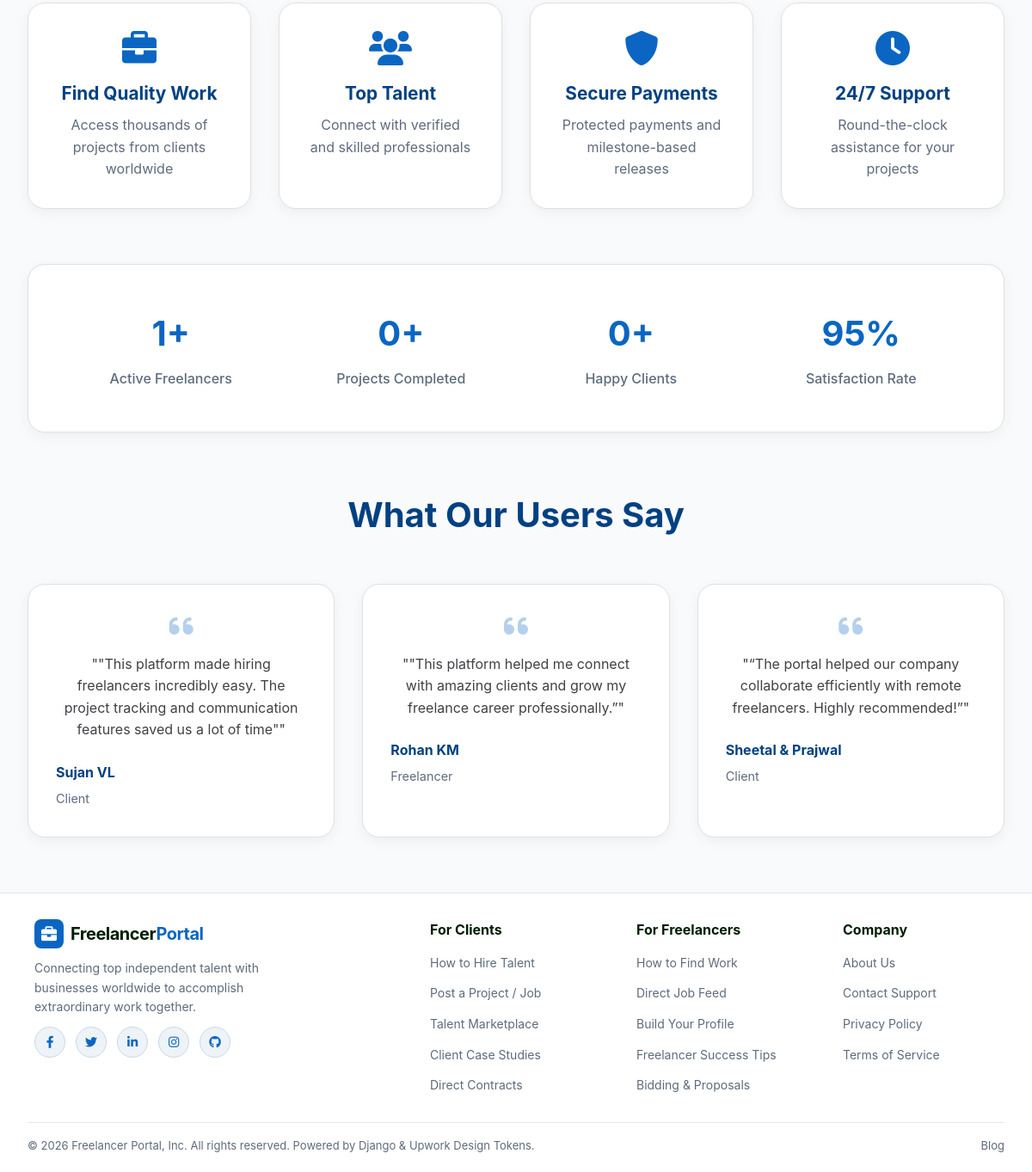
Before: / (lower part) with the older database file.
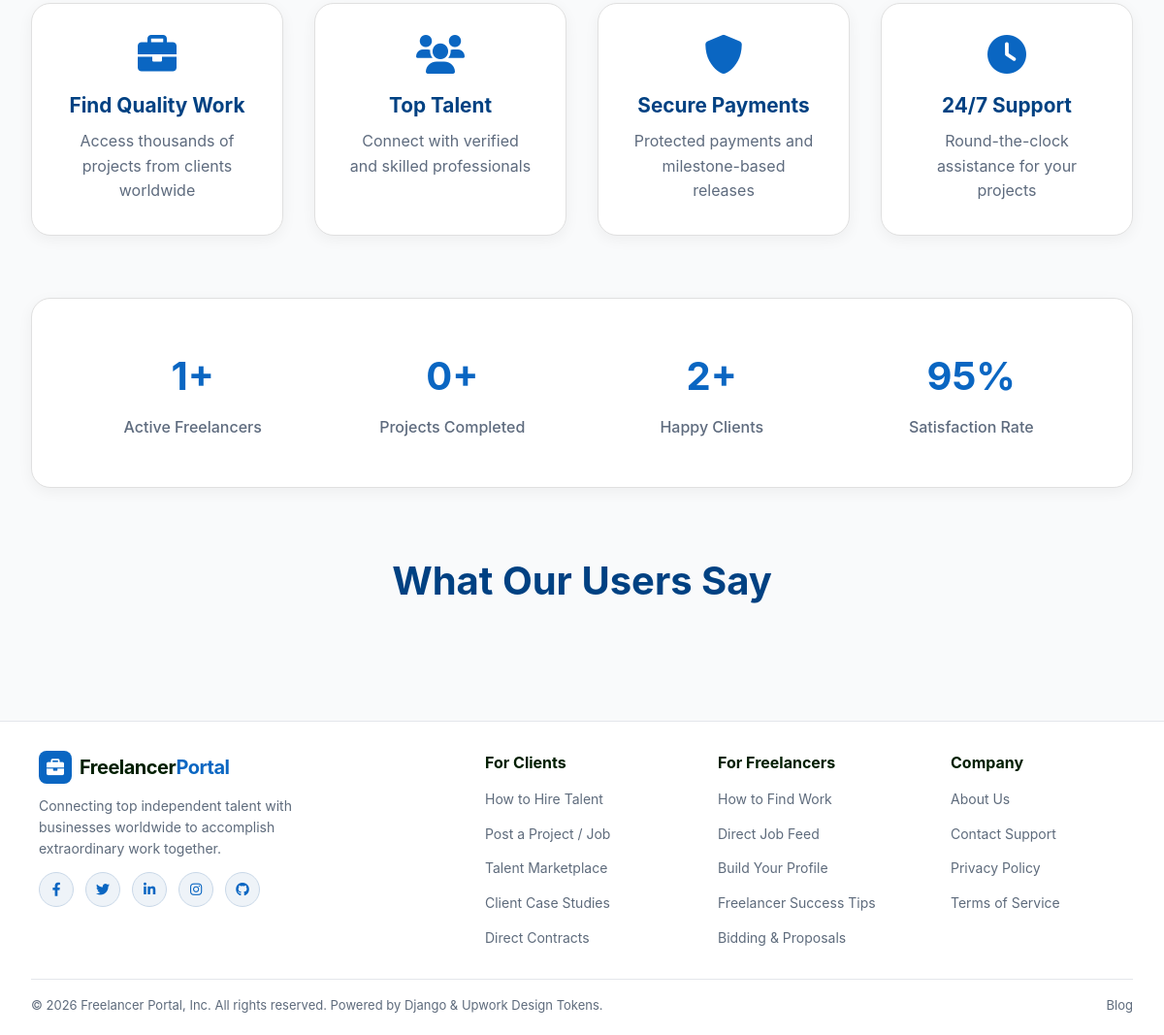
After: the same page with the newer database file.
### accounts/models.py (models this page shows, shortened)
class Testimonial(models.Model):
    ROLE_CHOICES = (
        ("Client", "Client"),
        ("Freelancer", "Freelancer"),
    )
    name = models.CharField(max_length=100)
    role = models.CharField(max_length=20, choices=ROLE_CHOICES)
    message = models.TextField()

### freelancer_portal/views.py (the view)
# urls.py: 2. Add a URL to urlpatterns:  path('', views.home, name='home')
def home(request):
    testimonials = Testimonial.objects.all()
    freelancers_count = User.objects.filter(role="freelancer").count()
    clients_count = User.objects.filter(role="client").count()
    projects_count = Project.objects.count()
    context = {
        "testimonials": testimonials,
        "total_count": freelancers_count,
        "clients_count": clients_count,
        "projects_count": projects_count,
    }
    if request.user.is_authenticated:
        context["role"] = request.user.role
    else:
        context["role"] = "public"
    return render(request, "home/index.html", context)

### accounts/context_processors.py (called while the page is built, shortened)
def notifications(request):
    return {
        'notifications': [],
        'unread_notifications_count': 0
    }

### templates/home/index.html (shortened to what this page needs)
{% load static %}
<!DOCTYPE html>
<html>
<head>
    <link rel="stylesheet"
    href="https://cdnjs.cloudflare.com/ajax/libs/font-awesome/6.0.0/css/all.min.css">
    <link rel="stylesheet" href="{% static 'home/home.css' %}?v=3">
</head>
<body>
{% include 'includes/header.html' %}
<main>
<section class="container">
<div class="features-section">
<div class="features-grid">
<div class="feature-card">
<i class="fas fa-briefcase"></i>
<h3>Find Quality Work</h3>
<p>Access thousands of projects from clients worldwide</p>
</div>
<div class="feature-card">
<i class="fas fa-users"></i>
<h3>Top Talent</h3>
<p>Connect with verified and skilled professionals</p>
</div>
<div class="feature-card">
<i class="fas fa-shield-alt"></i>
<h3>Secure Payments</h3>
<p>Protected payments and milestone-based releases</p>
</div>
<div class="feature-card">
<i class="fas fa-clock"></i>
<h3>24/7 Support</h3>
<p>Round-the-clock assistance for your projects</p>
</div>
</div>
</div>
<div class="stats-section">
  <div class="stat-item">
    <h3>{{ total_count }}+</h3>
    <p>Active Freelancers</p>
  </div>
  <div class="stat-item">
    <h3>{{ projects_count }}+</h3>
    <p>Projects Completed</p>
  </div>
  <div class="stat-item">
    <h3>{{ clients_count }}+</h3>
    <p>Happy Clients</p>
  </div>
  <div class="stat-item">
    <h3>95%</h3>
    <p>Satisfaction Rate</p>
  </div>
</div>
<div class="testimonials-section">
<h2>What Our Users Say</h2>
<div class="testimonials-grid">
    {% for testimonial in testimonials %}
    <div class="testimonial-card">
        <i class="fas fa-quote-left"></i>
        <p>"{{ testimonial.message }}"</p>
        <div class="testimonial-author">
            <strong>{{ testimonial.name }}</strong>
            <span>{{ testimonial.role }}</span>
        </div>
    </div>
    {% endfor %}
</div>
</div>
</section>
</main>
{% include 'includes/footer.html' %}
</body>
</html>

### templates/includes/header.html (shortened to what this page needs)
{% load static %}
<link rel="stylesheet" href="https://cdnjs.cloudflare.com/ajax/libs/font-awesome/6.0.0/css/all.min.css" />

### templates/includes/footer.html (shortened to what this page needs)
{% load static %}
<footer class="upwork-footer">
  <div class="upwork-footer-container">
    <div class="footer-grid">
      <div class="footer-col brand-col">
        <a href="{% if request.user.is_superuser %}{% url 'accounts:admin_home' %}{% elif request.user.role == 'client' %}{% url 'client:client_home' %}{% else %}{% url 'freelancer:freelancer_home' %}{% endif %}" class="footer-logo">
          <span class="logo-icon"><i class="fas fa-briefcase"></i></span>
          <span class="logo-text">Freelancer<span class="logo-accent">Portal</span></span>
        </a>
        <p class="brand-desc">
          Connecting top independent talent with businesses worldwide to accomplish extraordinary work together.
        </p>
        <div class="footer-social-icons">
          <a href="#" title="Facebook"><i class="fab fa-facebook-f"></i></a>
          <a href="#" title="Twitter"><i class="fab fa-twitter"></i></a>
          <a href="https://linkedin.com" title="LinkedIn"><i class="fab fa-linkedin-in"></i></a>
          <a href="#" title="Instagram"><i class="fab fa-instagram"></i></a>
          <a href="#" title="GitHub"><i class="fab fa-github"></i></a>
        </div>
      </div>
      {% if request.user.is_superuser %}
      <div class="footer-col">
        <h4 class="footer-heading">Administration</h4>
        <ul class="footer-menu">
          <li><a href="{% url 'accounts:admin_home' %}">Admin Dashboard</a></li>
          <li><a href="{% url 'accounts:admin_users' %}">Manage Users</a></li>
          <li><a href="/admin/">Django Admin</a></li>
        </ul>
      </div>
      <div class="footer-col">
        <h4 class="footer-heading">Platform Overview</h4>
        <ul class="footer-menu">
          <li><a href="{% url 'how_it_works' %}">Platform Guide</a></li>
          <li><a href="{% url 'projects:reports' %}">System Reports</a></li>
          <li><a href="{% url 'about_us' %}">Case Studies</a></li>
        </ul>
      </div>
      {% else %}
      <div class="footer-col">
        <h4 class="footer-heading">For Clients</h4>
        <ul class="footer-menu">
          <li><a href="{% url 'how_it_works' %}">How to Hire Talent</a></li>
          <li><a href="{% url 'client:create_job' %}">Post a Project / Job</a></li>
          <li><a href="{% url 'client:all_freelancers' %}">Talent Marketplace</a></li>
          <li><a href="{% url 'about_us' %}">Client Case Studies</a></li>
          <li><a href="{% url 'client:client_dashboard' %}">Direct Contracts</a></li>
        </ul>
      </div>
      <div class="footer-col">
        <h4 class="footer-heading">For Freelancers</h4>
        <ul class="footer-menu">
          <li><a href="{% url 'how_to_find_work' %}">How to Find Work</a></li>
          <li><a href="{% url 'freelancer:search_results' %}">Direct Job Feed</a></li>
          <li><a href="{% url 'freelancer:create_profile' %}">Build Your Profile</a></li>
          <li><a href="{% url 'freelancer_tips' %}">Freelancer Success Tips</a></li>
          <li><a href="{% url 'freelancer:my_proposals' %}">Bidding & Proposals</a></li>
        </ul>
      </div>
      {% endif %}
      <div class="footer-col">
        <h4 class="footer-heading">Company</h4>
        <ul class="footer-menu">
          <li><a href="{% url 'about_us' %}">About Us</a></li>
          <li><a href="{% url 'contact' %}">Contact Support</a></li>
          <li><a href="{% url 'privacy_policy' %}">Privacy Policy</a></li>
          <li><a href="{% url 'Terms' %}">Terms of Service</a></li>
        </ul>
      </div>
    </div>
    <div class="footer-bottom-bar">
      <div class="copyright-text">
        &copy; 2026 Freelancer Portal, Inc. All rights reserved. Powered by Django & Upwork Design Tokens.
      </div>
      <div class="footer-bottom-links">
        <a href="https://django-blog-8esp.onrender.com">Blog</a>
      </div>
    </div>
  </div>
</footer>

### static/home/home.css (style rules this page uses)
* { margin: 0; padding: 0; box-sizing: border-box; }
body { font-family: -apple-system, BlinkMacSystemFont, 'Segoe UI', Roboto, 'Helvetica Neue', Arial, sans-serif; line-height: 1.6; color: #191919; background: #f3f2ef; min-height: 100vh; }
main { min-height: calc(100vh - 200px); }
.container { max-width: 1200px; margin: 2rem auto; padding: 0 2rem; }
.features-section { margin: 4rem 0; text-align: center; }
.features-grid { display: grid; grid-template-columns: repeat(auto-fit, minmax(250px, 1fr)); gap: 2rem; }
.feature-card { background: white; padding: 2rem; border-radius: 20px; box-shadow: 0 4px 15px rgba(0, 0, 0, 0.05); transition: all 0.3s ease; text-align: center; border: 1px solid #e0e0e0; }
.feature-card i { font-size: 2.5rem; color: #0a66c2; margin-bottom: 1rem; transition: transform 0.3s ease; }
.feature-card h3 { font-size: 1.3rem; margin-bottom: 0.5rem; color: #004182; }
.feature-card p { color: #5e6b7e; }
.stats-section { display: grid; grid-template-columns: repeat(auto-fit, minmax(150px, 1fr)); gap: 2rem; margin: 4rem 0; background: white; padding: 3rem; border-radius: 20px; box-shadow: 0 4px 15px rgba(0, 0, 0, 0.05); border: 1px solid #e0e0e0; }
.stat-item { text-align: center; transition: transform 0.3s ease; }
.stat-item h3 { font-size: 2.5rem; color: #0a66c2; margin-bottom: 0.5rem; }
.stat-item p { color: #5e6b7e; font-weight: 500; }
.testimonials-section { margin: 4rem 0; text-align: center; }
.testimonials-section h2 { font-size: 2.5rem; color: #004182; margin-bottom: 3rem; }

### templates/home/index.html (style rules this page uses)
.hero h1, .dashboard-box h3, .features-section h2, .testimonials-section h2 { color: #004182 !important; }
.feature-card i, .stat-item h3, .testimonial-card i { color: #0a66c2 !important; }

### templates/includes/header.html (style rules this page uses)
* { box-sizing: border-box; margin: 0; padding: 0; }
body { background-color: #f9fafb; font-family: 'Inter', -apple-system, BlinkMacSystemFont, "Segoe UI", Roboto, sans-serif; color: #001e00; }
.logo-icon { background: #0a66c2; color: #ffffff; width: 34px; height: 34px; border-radius: 8px; display: flex; align-items: center; justify-content: center; font-size: 18px; }
.logo-text { font-size: 20px; font-weight: 700; color: #001e00; letter-spacing: -0.5px; }
.logo-accent { color: #0a66c2; }

### templates/includes/footer.html (style rules this page uses)
.upwork-footer { background-color: #ffffff; color: #001e00; padding: 30px 0 20px; margin-top: 40px; border-top: 1px solid #e4e6eb; font-family: -apple-system, BlinkMacSystemFont, "Segoe UI", Roboto, sans-serif; }
.upwork-footer-container { width: 100%; max-width: 100%; margin: 0; padding: 0 32px; }
.footer-grid { display: flex; flex-wrap: wrap; justify-content: center; gap: 60px; margin-bottom: 20px; }
.footer-col { min-width: 180px; }
.brand-col { flex: 1; min-width: 280px; max-width: 400px; }
.brand-col .footer-logo { display: flex; align-items: center; gap: 8px; text-decoration: none; margin-bottom: 12px; }
.brand-col .logo-icon { background: #0a66c2; color: #ffffff; width: 34px; height: 34px; border-radius: 8px; display: flex; align-items: center; justify-content: center; font-size: 18px; }
.brand-col .logo-text { font-size: 20px; font-weight: 700; color: #001e00; }
.brand-col .logo-accent { color: #0a66c2; }
.brand-desc { font-size: 14px; color: #5e6b7c; line-height: 1.6; margin-bottom: 12px; max-width: 320px; }
.footer-social-icons { display: flex; gap: 12px; }
.footer-social-icons a { width: 36px; height: 36px; border-radius: 50%; background: #eef3f8; color: #0a66c2; display: flex; align-items: center; justify-content: center; text-decoration: none; font-size: 14px; transition: background 0.2s ease, color 0.2s ease; border: 1px solid #c9d8e8; }
.footer-heading { font-size: 16px; font-weight: 700; color: #001e00; margin-bottom: 12px; }
.footer-menu { list-style: none; padding: 0; margin: 0; }
.footer-menu li { margin-bottom: 10px; }
.footer-menu li a { color: #5e6b7c; text-decoration: none; font-size: 14px; transition: color 0.2s ease; }
.footer-bottom-bar { border-top: 1px solid #e4e6eb; padding-top: 16px; display: flex; justify-content: space-between; align-items: center; font-size: 13px; color: #5e6b7c; }
.footer-bottom-links { display: flex; gap: 20px; }
.footer-bottom-links a { color: #5e6b7c; text-decoration: none; transition: color 0.2s ease; }

Changed rows visible on the page:
removed Testimonial: message "\"This platform made hiring freelancers incredibly easy. The project tracking and communication features saved us a lot of time\"", name "Sujan VL", role "Client"
removed Testimonial: message "\"This platform helped me connect with amazing clients and grow my freelance career professionally.”", name "Rohan KM", role "Freelancer"
removed Testimonial: message "“The portal helped our company collaborate efficiently with remote freelancers. Highly recommended!”", name "Sheetal & Prajwal", role "Client"
Other visible differences:
{{ clients_count }}: "0" → "2"
